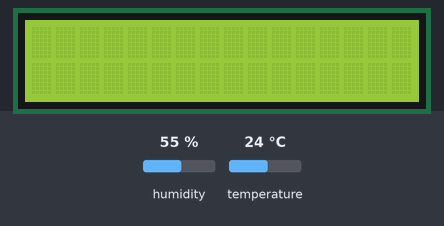
A sketch run on a simulated Arduino Uno, built with avr-gcc and run on an emulated ATmega328P. On the bench: 16×2 character LCD. The inputs (shaded band) are chosen by the test bench; at power-on: humidity 55 %, temperature 24 °C. What the sketch prints to the serial monitor is not drawn.

Above: at 1.2 s.
1.3 s: humidity set to 22 %
At 5.1 s:
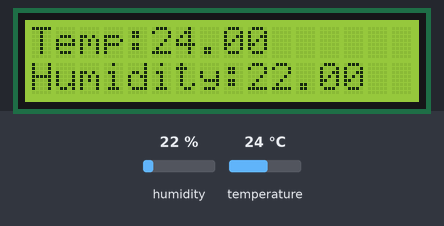
5.6 s: temperature set to 12 °C
At 9.3 s:
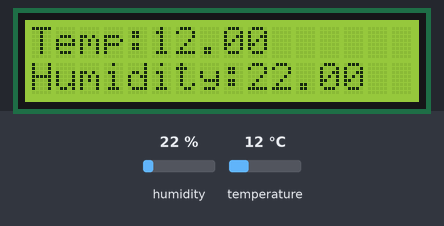
9.7 s: humidity set to 40 %
At 13.5 s:
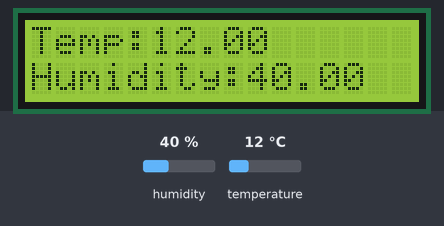
13.8 s: temperature set to 19 °C
At 17.8 s:
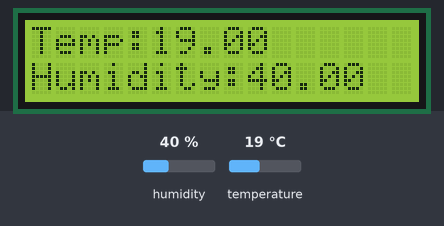
Timing chart, 0 to 18.9 s (numbered marks = the images above; inputs shaded):
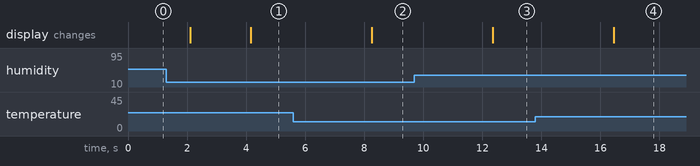

Measured:
- after the input at 1.3 s, the display: first differs from a run without the input after 2.9 s (image 1)
- after the input at 5.6 s, the display: changes after 2.7 s (image 2)
- after the input at 9.7 s, the display: changes after 2.7 s (image 3)
- after the input at 13.8 s, the display: changes after 2.7 s (image 4)

The sketch:

DHTLCD.ino
```cpp
#include <Wire.h>
#include <LiquidCrystal_I2C.h>
#include  <DHT.h>
#define DHTPIN 11
#define DHTTYPE DHT11

LiquidCrystal_I2C lcd(0x27,16,2);

DHT dht(DHTPIN,DHTTYPE);

void setup() {
  // put your setup code here, to run once:
  Serial.begin(9600);
  dht.begin();
  lcd.init();
  lcd.backlight();
  lcd.setCursor(0,0);


}

void loop() {
  // put your main code here, to run repeatedly:
  float temperature = dht.readTemperature();
  float humidity = dht.readHumidity();
  Serial.print("Temp:");
  Serial.print(temperature);
  Serial.println("oC");
  Serial.print(" Humidity");
  Serial.print(humidity);
  Serial.println("%");
  delay(2000);
  lcd.setCursor(0,0);
  lcd.print("Temp:");
  lcd.print(temperature);
  lcd.setCursor(0,6);
  lcd.print("Humidity:");
  lcd.print(humidity);


}
```
